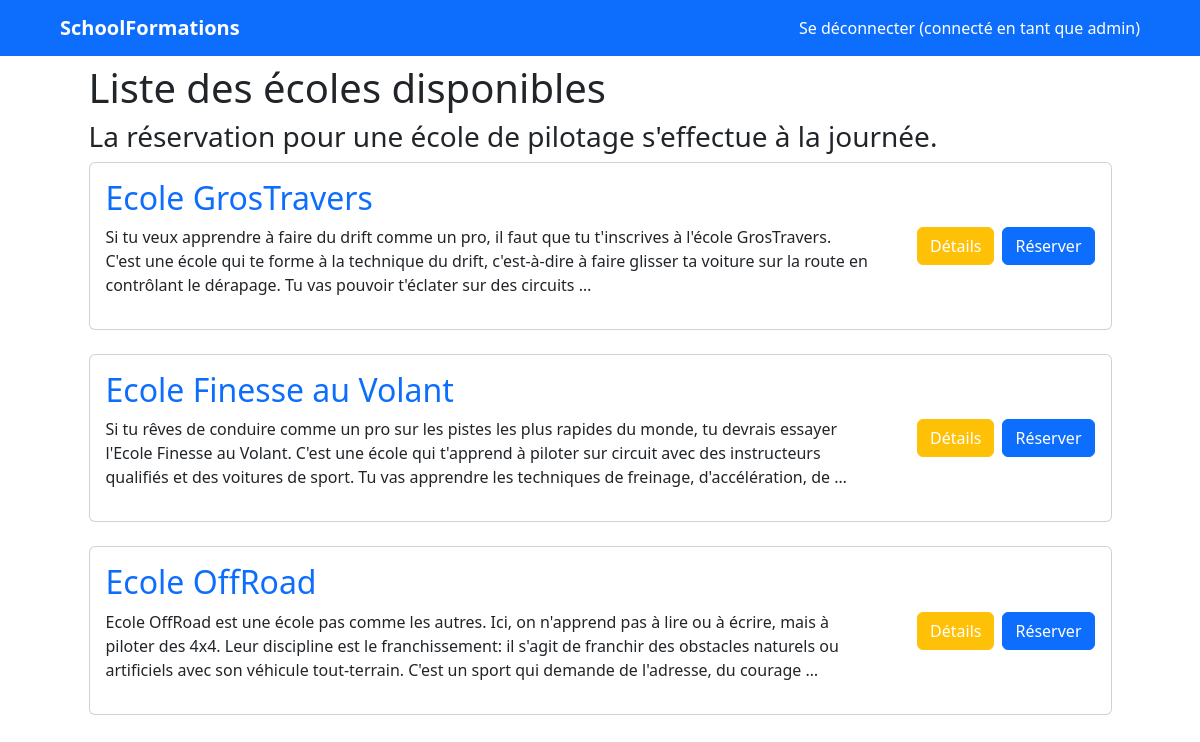
The app's page / (signed in) with its own data.
### schools/models.py (models this page shows)
class School(models.Model):
    name = models.CharField(max_length=100)
    address = models.CharField(max_length=255)
    description = models.TextField()
    reservations = models.ManyToManyField(User, through='Reservation')

### schools/views.py (the view)
# urls.py: 2. Add a URL to urlpatterns:  path('', views.home, name='home')
def home(request):
    schools = School.objects.all()
    return render(request, 'schools/home.html', {'schools': schools})

### templates/schools/home.html
{% extends "layouts.html" %}
{% block content %}
    <h1> Liste des écoles disponibles</h1>
    <h3>La réservation pour une école de pilotage s'effectue à la journée.</h3>
    {% if schools %}
        {% for school in schools %}
            <div class="card">
                <div class="card-body">
                    <div class="d-flex justify-content-between align-items-center">
                        <div class="me-5">
                            <h2 class="text-primary">{{ school.name }}</h2>
                            <p>{{ school.description|truncatewords_html:50 }}</p>
                        </div>
                        {% if user.is_authenticated %}
                            <div class="d-flex nowrap gap-2">
                                <button class="btn btn-warning"><a class="text-white" href="/schools/details/{{ school.id }}">Détails</a></button>
                                <button class="btn btn-primary"><a class="text-white" href="/booking/new/{{ school.id }}">Réserver</a></button>
                            </div>
                        {% endif %}
                    </div>
                </div>
            </div>
            <br>
        {% endfor %}
    {% else %}
        <p>Aucune école n'est disponible.</p>
    {% endif %}
{% endblock %}

### templates/navbar.html
<nav class="navbar bg-primary mb-2">
    <div class="container-fluid mx-5">
        <a class="navbar-brand text-white fw-bold" href="/">
            SchoolFormations
        </a>
        <ul class="navbar-nav mb-2 mb-lg-0">
            {% if user.is_authenticated %}
                <li class="nav-item">
                    <a class="text-white nav-link" href="{% url 'logout' %}">Se déconnecter (connecté en tant que {{ user.username }}) </a>
                </li>
            {% else %}
                <li class="nav-item">
                    <a class="text-white nav-link" href="{% url 'login' %}">Se connecter</a>
                </li>
            {% endif %}
        </ul>
    </div>
</nav>

### templates/layouts.html (style rules this page uses)
a { color: black; text-decoration: none; }

### records on screen
School: name "Ecole GrosTravers", description "Si tu veux apprendre à faire du drift comme un pro, il faut que tu t'inscrives à l'école GrosTravers. C'est une école qui te forme à la technique du drift, c'est-à-dire à faire glisser ta voiture sur la route en contrôlant le dérapage. Tu vas pouvoir t'éclater sur des circuits …"
School: name "Ecole Finesse au Volant", description "Si tu rêves de conduire comme un pro sur les pistes les plus rapides du monde, tu devrais essayer l'Ecole Finesse au Volant. C'est une école qui t'apprend à piloter sur circuit avec des instructeurs qualifiés et des voitures de sport. Tu vas apprendre les techniques de freinage, d'accélération, de …"
School: name "Ecole OffRoad", description "Ecole OffRoad est une école pas comme les autres. Ici, on n'apprend pas à lire ou à écrire, mais à piloter des 4x4. Leur discipline est le franchissement: il s'agit de franchir des obstacles naturels ou artificiels avec son véhicule tout-terrain. C'est un sport qui demande de l'adresse, du courage …"

### other values on screen
{{ user.username }} "admin"
